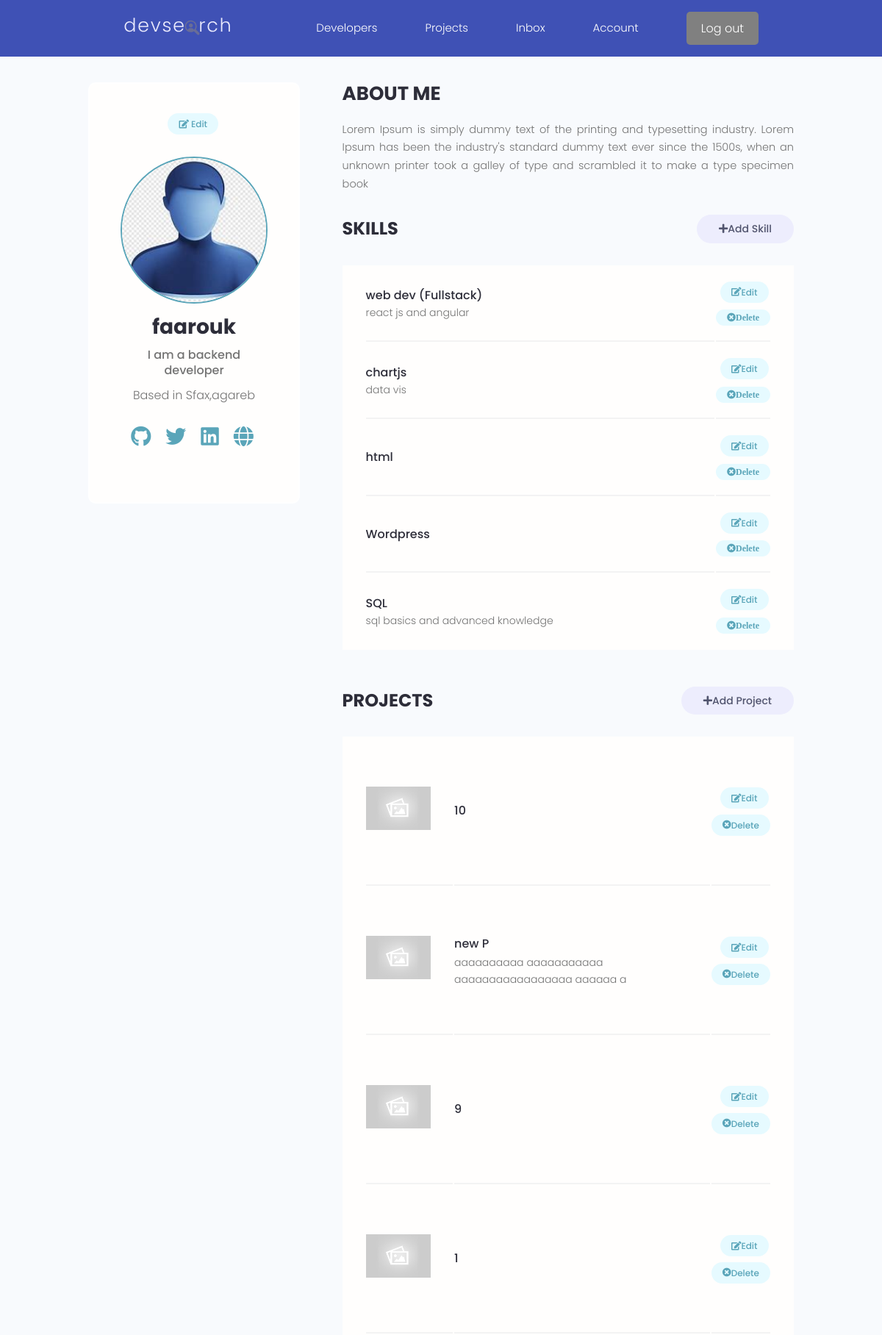
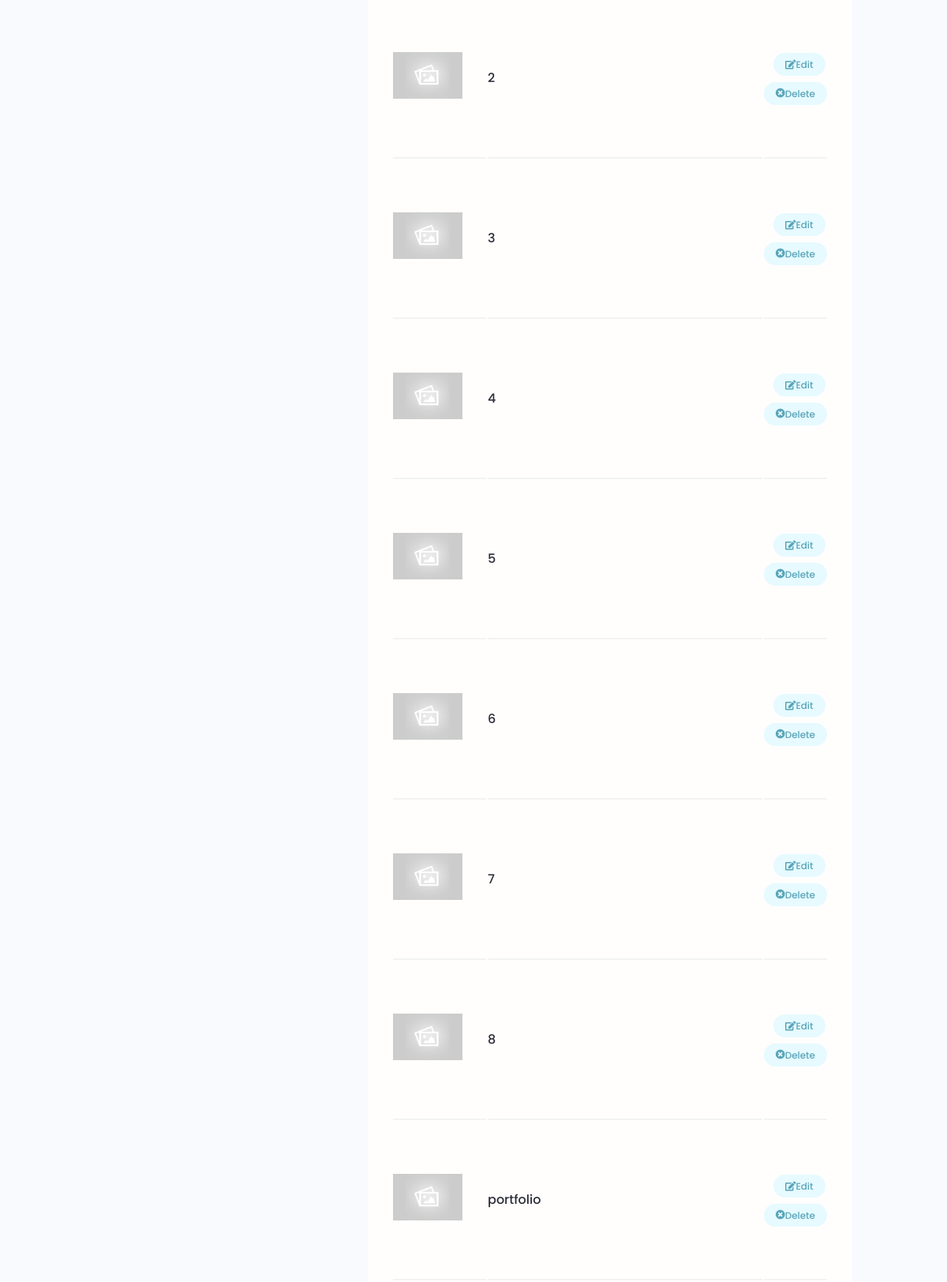
The app's page /account/ (signed in, upper part) with its own data (2 pictures, top to bottom).
### users/models.py (models this page shows, shortened)
class Profile(models.Model):
    user = models.OneToOneField(User,on_delete=models.CASCADE,null=True,blank=True)
    name = models.CharField(max_length=200,null=True,blank=True)
    email = models.EmailField(max_length=500,null=True,blank=True)
    username = models.CharField(max_length=200,null=True,blank=True)
    location = models.CharField(max_length=200,null=True,blank=True)
    short_intro = models.CharField(max_length=200,null=True,blank=True)
    bio = models.TextField(null=True,blank=True)
    profile_image = models.ImageField(null=True,blank=True,upload_to='profiles/',default="profiles/user-default.png")
    social_github = models.CharField(max_length=200,null=True,blank=True)
    social_twitter = models.CharField(max_length=200,null=True,blank=True)
    social_linkedin = models.CharField(max_length=200,null=True,blank=True)
    social_youtube = models.CharField(max_length=200,null=True,blank=True)
    social_website = models.CharField(max_length=200,null=True,blank=True)
    created = models.DateTimeField(auto_now_add=True)
    id = models.UUIDField(default=uuid.uuid4, unique = True,
                          primary_key=True,editable=False)

class Skill(models.Model):
    owner = models.ForeignKey(Profile,on_delete=models.CASCADE,null=True,blank=True)
    name =  models.CharField(max_length=200,null=True,blank=True)
    description = models.TextField(null=True,blank=True)
    created = models.DateTimeField(auto_now_add=True)
    id = models.UUIDField(default=uuid.uuid4, unique = True,
                          primary_key=True,editable=False)

### projects/models.py (models this page shows, shortened)
class Project(models.Model):
    owner = models.ForeignKey(Profile,null=True,blank=True,on_delete=models.SET_NULL)
    title = models.CharField(max_length=200)
    description = models.TextField(null=True,blank=True)
    featured_image = models.ImageField(null=True,blank=True,default='default.jpg')
    demo_link = models.CharField(max_length=2000, null=True,blank=True)
    source_link = models.CharField(max_length=2000,null=True,blank=True)
    tags = models.ManyToManyField('Tag',blank=True)
    vote_total = models.IntegerField(default=0,null=True,blank=True)
    vote_ratio = models.IntegerField(default=0,null=True,blank=True)
    created = models.DateTimeField(auto_now_add=True)
    id = models.UUIDField(default=uuid.uuid4, unique = True,
                          primary_key=True,editable=False)
    class Meta:
        ordering = ['-vote_ratio' , '-vote_total' , 'title' ]

### users/views.py (the view)
# urls.py: path('account/',views.userAccount, name = "account"),
@login_required(login_url='login')
def userAccount(request):
   profile = request.user.profile
   skills = profile.skill_set.all()
   projects = profile.project_set.all()
   context = {'profile' :profile,'skills':skills,'projects':projects}
   return render(request,'users/account.html',context)

### users/templates/users/account.html
{% extends 'main.html' %}
{% block content %}
<main class="settingsPage profile my-md">
    <div class="container">
      <div class="layout">
        <div class="column column--1of3">
          <div class="card text-center">
            <div class="card__body dev">
              <a class="tag tag--pill tag--main settings__btn" href="{% url 'edit-account' %}"><i class="fas fa-edit"></i> Edit</a>
              <img class="avatar avatar--xl dev__avatar" src="{{profile.profile_image.url}}" />
              <h2 class="dev__name">{{profile.name}}</h2>
              <p class="dev__title">{{profile.short_intro}}</p>
              <p class="dev__location">Based in {{profile.location}}</p>
              <ul class="dev__social">
                {% if profile.social_github %}
                <li>
                    <a title="Github" href="{{profile.social_github}}" target="_blank"><i class="fab fa-github"></i></a>
                </li>
                {% endif %}
                {% if profile.social_twitter %}
                <li>
                <a title="Twitter" href="{{profile.social_twitter}}" target="_blank"><i class="fab fa-twitter"></i></a>
            </li>
            {% endif %}
            {% if profile.social_linkedin %}
            <li>
                <a title="LinkedIn" href="{{profile.social_linkedin}}" target="_blank"><i class="fab fa-linkedin"></i></a>
            </li>
            {% endif %}
            {% if profile.social_website %}
            <li>
                <a title="Personal Website" href="{{profile.social_website}}" target="_blank" class="dev__social-globe"><i class="fas fa-globe"></i></a>
            </li>
            {% endif %}
        </ul>
            </div>
          </div>
        </div>
        <div class="column column--2of3">
          <div class="devInfo">
            <h3 class="devInfo__title">About Me</h3>
            <p class="devInfo__about">{{profile.bio}}</p>
          </div>
          <div class="settings">
            <h3 class="settings__title">Skills</h3>
            <a class="tag tag--pill tag--sub settings__btn tag--lg" href="{% url 'create-skill' %}">
              <i class="fas fa-plus"></i> Add Skill</a></div>
          <table class="settings__table">
            {% for skill in skills %}
            <tr>
              <td class="settings__tableInfo">
                <h4>{{skill.name}}</h4>
                <p>{{skill.description}}</p>
              </td>
              <td class="settings__tableActions">
                <a class="tag tag--pill tag--main settings__btn" href="{% url 'update-skill' skill.id %}"><i class="fas fa-edit"></i> Edit</a>
                <a class="tag tag--pill tag--main settings__btn"
                href="{% url 'delete-skill' skill.id %}?next=/account">
                  <i class="fas fa-times-circle">Delete</i></a>
                </td>
              </tr>
              {% endfor %}
            </table>
          <div class="settings">
            <h3 class="settings__title">Projects</h3>
            <a class="tag tag--pill tag--sub settings__btn tag--lg" href="{% url 'create-project' %}"><i class="fas fa-plus"></i> Add Project</a>  </div>
          <table class="settings__table">
            {% for project in projects %}
            <tr>
              <td class="settings__thumbnail">
                <a href="{% url 'project' project.id %}"><img src="{{project.featured_image.url}}" alt="Project Thumbnail" /></a>
              </td>
              <td class="settings__tableInfo">
                <a href="{% url 'project' project.id %}"">{{project.title}}</a>
                <p>
                  {{project.description|slice:"50"}}
                </p>
              </td>
              <td class="settings__tableActions">
                <a class="tag tag--pill tag--main settings__btn" href="{% url 'update-project' project.id %}"><i class="fas fa-edit"></i> Edit</a>
                <a class="tag tag--pill tag--main settings__btn" href="{% url 'delete-project' project.id %}?next=/account"><i class="fas fa-times-circle"></i> Delete</a>
              </td>
                {% endfor %}
          </table>
        </div>
      </div>
    </div>
  </main>
  {% endblock %}

### static/styles/app.css (style rules this page uses)
:root { --color-sub: #2d2d39; }
.card { border: 2px solid var(--color-light); }
img { width: 100%; }
.dev__social a i.fab { font-size: 2.8rem; margin-right: 0.5rem; }
.dev__social a.dev__social-globe i.fas { font-size: 2.8rem; margin-right: 0.5rem; }
.profile .card > .dev { padding: 4rem; }
.dev__avatar { display: block; margin: auto; }
.dev__name { color: var(--color-sub); font-size: 2.8rem; font-weight: 700; margin-top: 1rem; margin-bottom: 0.5rem; }
.dev__title { font-size: 1.6rem; font-weight: 500; line-height: 1.3; }
.dev__location { margin-top: 1rem; }
.dev__social { margin: 3rem 0; list-style: none; display: flex; justify-content: center; gap: 1.5rem; }
.devInfo { margin-bottom: 3rem; }
.devInfo__title, .devInfo__subtitle { font-size: 2.6rem; color: var(--color-sub); text-transform: uppercase; font-weight: 700; margin-bottom: 1.5rem; }
.devInfo__about, .devSkill__info { font-size: 1.45rem; line-height: 1.7; text-align: justify; }
.settingsPage .dev > .settings__btn { display: inline-block; margin-bottom: 3rem; }
.settings { display: flex; justify-content: space-between; align-items: center; }
.settings__title { font-size: 2.4rem; text-transform: uppercase; font-weight: 700; color: var(--color-sub); }
.settings__table { margin-top: 3rem; margin-bottom: 5rem; padding: 0 3rem; background: var(--color-white); }
.settings__table tr { width: 100%; }
.settings__table tr > td { padding: 2rem 0; }
.settings__table tr:not(:last-child) td { border-bottom: 2px solid var(--color-white-light); }
.settings__thumbnail { width: 23%; min-width: 10rem; }
.settings__thumbnail img { padding-right: 3rem; height: 15rem; object-fit: contain; }
.settings__tableInfo { width: 100%; }
.settings__tableInfo h4, .settings__tableInfo a { padding-right: 1rem; width: auto; font-size: 1.6rem; font-weight: 500; color: var(--color-sub); }
.settings__tableInfo p { font-size: 1.4rem; }
.settings__tableActions { text-align: right; }
:root { --color-primary: #3f51b5; --color-light: #ffffff; }

### static/uikit/styles/modules/_variables.css (style rules this page uses)
:root { --color-main: #5aa5b9; --color-main-light: #e6faff; --color-sub: #3f4156; --color-sub-light: #51546e; --color-sub-lighter: #ededfd; --color-text: #737373; --color-gray: #8b8b8b; --color-light: #e5e7eb; --color-light-gray: #767676; --color-bg: #f8fafd; --color-white: #fffefd; --color-white-light: #f3f3f3; --color-success: #359e64; --color-success-bg: #def8e8; --color-error: #fc4b0b; --color-error-bg: #fff2ee; --font-base: 'Poppins', arial, helvetica, 'Segoe UI', roboto, ubuntu, sans-serif; --font-monospace: 'Fira Code', 'Courier New', courier, monospace; --font-regular: 300; --font-medium: 500; --font-bold: 700; --generic-shadow: 1px 1px 5px #00000010; --generic-transition: all 0.3s ease-in-out; }

### static/uikit/styles/modules/_base.css (style rules this page uses)
* { margin: 0; padding: 0; box-sizing: border-box; text-rendering: optimizeLegibility; color: inherit; font-size: inherit; }
html { font-size: 50%; }
@media only screen and (min-width: 480px) { html { font-size: 56.25%; } }
@media only screen and (min-width: 1200px) { html { font-size: 62.5%; } }
body { line-height: 1.6; font-weight: 400; font-size: 1.5rem; color: var(--color-text); background-color: var(--color-bg); min-height: 100vh; }

### static/uikit/styles/modules/_typography.css (style rules this page uses)
* { font-family: var(--font-base); }
h2 { font-size: 3.6rem; font-weight: var(--font-bold); }
h3 { font-size: 3.2rem; font-weight: var(--font-medium); }
h4 { font-size: 2.8rem; font-weight: var(--font-medium); }
p, span, strong { font-size: 1.6rem; color: var(--color-text); font-weight: var(--font-regular); }
a { padding-bottom: 2px; text-decoration: none; display: inline-block; color: var(--color-main); font-weight: var(--font-medium); }

### static/uikit/styles/modules/_utilities.css (style rules this page uses)
.container { width: 92%; max-width: 165rem; margin: 0 auto; box-sizing: border-box; }
@media screen and (min-width: 1000px) { .container { width: 90%; } }
@media screen and (min-width: 1200px) { .container { width: 80%; } }
.text-center { text-align: center; }
.my-md { margin: 3rem auto; }

### static/uikit/styles/modules/_avatar.css (style rules this page uses)
.avatar { border-radius: 50%; border: 2px solid var(--color-main); object-fit: cover; }
.avatar--xl { height: 20rem; width: 20rem; }

### static/uikit/styles/modules/_card.css (style rules this page uses)
.card { border-radius: 1rem; background-color: var(--color-white); border: 1.5px solid var(--color-light); width: auto; height: auto; margin-top: 0.5rem; margin-bottom: 0.5rem; overflow: hidden; }
.card__body, .card__header { padding: 2rem 2.5rem; }

### static/uikit/styles/modules/_layout.css (style rules this page uses)
.layout { display: flex; flex-flow: row wrap; justify-content: space-between; }
.layout > .column { margin-bottom: 3rem; }
.layout > .column.column--1of3 { flex-basis: 30%; }
.layout > .column.column--2of3 { flex-basis: 64%; }

### records on screen
Profile: profile_image (picture), name "faarouk", short_intro "I am a backend developer", location "Sfax,agareb", bio "Lorem Ipsum is simply dummy text of the printing and typesetting industry. Lorem Ipsum has been the industry's standard dummy text ever since the 1500s, when an unknown printer took a galley of type and scrambled it to make a type specimen book"
Skill: name "web dev (Fullstack)", description "react js and angular"
Skill: name "chartjs", description "data vis"
Skill: name "html"
Skill: name "Wordpress"
Skill: name "SQL", description "sql basics and advanced knowledge"
Project: featured_image (placeholder picture), title "10"
Project: featured_image (placeholder picture), title "new P", description "aaaaaaaaaa aaaaaaaaaaa aaaaaaaaaaaaaaaaa aaaaaa a"
Project: featured_image (placeholder picture), title "9"
Project: featured_image (placeholder picture), title "1"
Project: featured_image (placeholder picture), title "2"
Project: featured_image (placeholder picture), title "3"
Project: featured_image (placeholder picture), title "4"
Project: featured_image (placeholder picture), title "5"
Project: featured_image (placeholder picture), title "6"
Project: featured_image (placeholder picture), title "7"
Project: featured_image (placeholder picture), title "8"
Project: featured_image (placeholder picture), title "portfolio"
